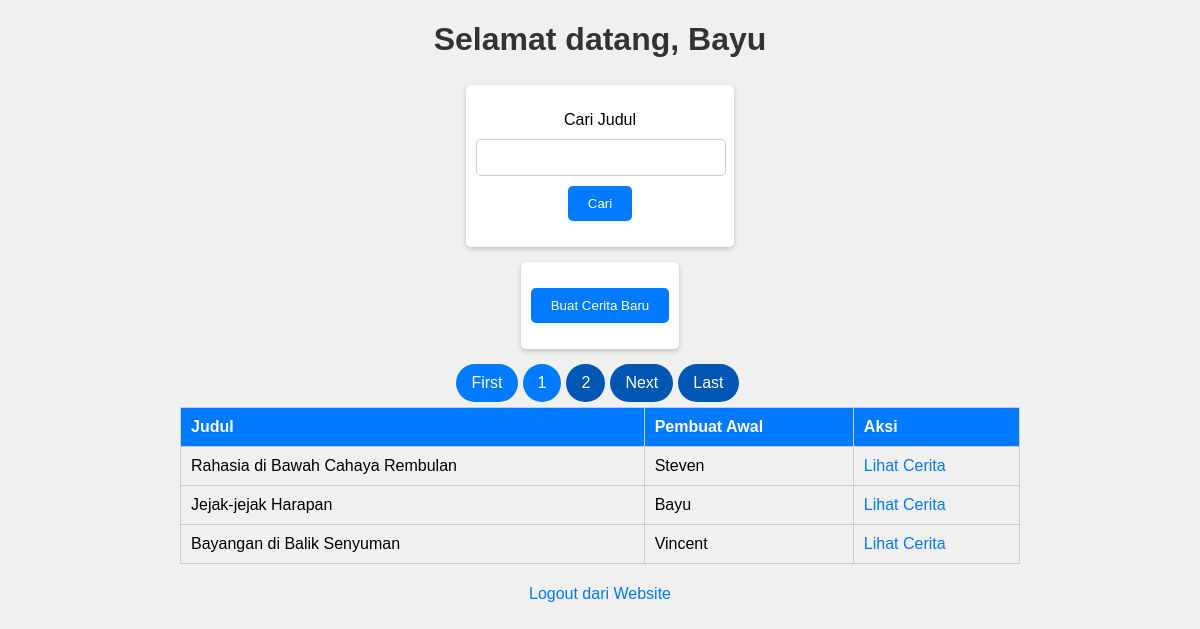
The page /homepage.php (signed in) on the database its author committed.
### tables this page shows
CREATE TABLE `cerita` (
  `idcerita` int(11) NOT NULL AUTO_INCREMENT,
  `judul` varchar(100) DEFAULT NULL,
  `iduser_pembuat_awal` varchar(40) NOT NULL,
  PRIMARY KEY (`idcerita`),
  KEY `fk_cerita_users_idx` (`iduser_pembuat_awal`),
  CONSTRAINT `fk_cerita_users` FOREIGN KEY (`iduser_pembuat_awal`) REFERENCES `users` (`iduser`) ON DELETE NO ACTION ON UPDATE NO ACTION
);

CREATE TABLE `users` (
  `iduser` varchar(40) NOT NULL,
  `nama` varchar(45) DEFAULT NULL,
  `password` varchar(100) DEFAULT NULL,
  `salt` varchar(10) DEFAULT NULL,
  PRIMARY KEY (`iduser`)
);

### class/koneksi.php (called while the page is built, shortened)
<?php
    class Koneksi {
        public function __construct() {
            $this->conn = new mysqli("localhost", "root", "", "project_uts_fsp");
        }
    }
?>

### class/cerita.php (called while the page is built, shortened)
<?php
    require_once("koneksi.php");
    class Cerita extends Koneksi {
        public function getCerita($search="%") {
            $sql = "SELECT * FROM cerita c INNER JOIN users u ON c.iduser_pembuat_awal=u.iduser WHERE judul LIKE ?";
            $stmt = $this->conn->prepare($sql);
            $stmt->bind_param("s", $search);
            $stmt->execute();
            $result = $stmt->get_result();
            return $result;
        }
        public function getCeritaLimit($search="%", $start=0, $perpage=10) {
            $sql = "SELECT * FROM cerita c INNER JOIN users u ON c.iduser_pembuat_awal=u.iduser WHERE judul LIKE ? LIMIT ?, ?";
            $stmt = $this->conn->prepare($sql);
            $stmt->bind_param("sii", $search, $start, $perpage);
            $stmt->execute();
            $result = $stmt->get_result();
            return $result;
        }
    }
?>

### homepage.php (the view, shortened to what this page needs)
<?php
    require_once("class/users.php");
    require_once("class/cerita.php");
    if (isset($_SESSION)) {
        $nama = $_SESSION["nama"];
    } else {
    }
    if(isset($_GET["judul"])){
        $judul = $_GET["judul"];
    }
    else{
        $judul = "";
    }
    if (isset($_GET["judul"])) {
        $search = "%".$_GET["judul"]."%";
    } else {
        $search = "%";
    }
?>
<!DOCTYPE html>
<html lang="en">
<head>
</head>
<body>
    <h1>Selamat datang, <?php echo $nama; ?></h1>
    <form action="homepage.php" method="GET">
        <p>
            <label>Cari Judul</label>
            <input type='text' name='judul' value='<?php echo $judul; ?>'>
            <input type='submit' name='btncari' value='Cari'>
        </p>
    </form>
    <form action="cerita_baru.php" method="GET">
        <p><input type="submit" value="Buat Cerita Baru" name="btnbaru"></p>
    </form>
    <?php
        echo "<table border='1'>";
        echo "<tr>";
        echo "<th>Judul</th><th>Pembuat Awal</th><th>Aksi</th>";
        echo "</tr>";
        $cerita = new Cerita();
        $result = $cerita->getCerita($search);
        $perpage = 3;
        $total_data = $result->num_rows;
        $jumlah_page = ceil($total_data / $perpage);
        if(isset($_GET["p"])){
            $p = $_GET["p"];
        }
        else{
            $p = 1;
        }
        echo "<ul>";
        echo "<li" . ($p == 1 ? " class='active'" : "") . "><a class='page' href='homepage.php?p=1&judul=$judul'>First</a></li>";
        for($i=1;$i<=$jumlah_page;$i++){
            echo "<li" . ($p == $i ? " class='active'" : "") . "><a class='page' href='homepage.php?p=$i&judul=$judul'>$i</a></li>";
        }
        if ($p != $jumlah_page){
            $x = $p+1;
            echo "<li><a class='page' href='homepage.php?p=$x&judul=$judul'>Next</a></li>";
        }
        echo "<li" . ($p == $jumlah_page ? " class='active'" : "") . "><a class='page' href='homepage.php?p=$jumlah_page&judul=$judul'>Last</a></li>";
        echo "</ul>";
        $start = ($p-1) * $perpage;
        $result = $cerita->getCeritaLimit($search, $start, $perpage);
        while ($row = $result->fetch_assoc()) {
            $id_cerita = $row["idcerita"];
            echo "<tr>";
            echo "<td>".$row["judul"]."</td>";
            echo "<td>".$row["nama"]."</td>";
            echo "<td><a href='lihat_cerita.php?idcerita=$id_cerita'>Lihat Cerita</a></td>";
            echo "</tr>";
        }
        echo "</table>";
    ?>
    <p><a href="logout.php">Logout dari Website</a></p>
</body>
</html>

### homepage.php (style rules this page uses)
body { font-family: Arial, sans-serif; background-color: #f0f0f0; text-align: center; margin: 0; padding: 0; display: flex; flex-direction: column; justify-content: center; align-items: center; gap: 5px; }
h1 { color: #333; }
form { background: #fff; max-width: 300px; margin: 0 auto 10px auto; padding: 10px; border-radius: 5px; box-shadow: 0 2px 5px rgba(0, 0, 0, 0.2); display: flex; flex-direction: column; justify-content: center; align-items: center; }
label { display: block; margin-bottom: 10px; }
input[type="text"] { width: 100%; padding: 10px 0; margin-bottom: 10px; border: 1px solid #ccc; border-radius: 5px; }
input[type="submit"] { background: #007BFF; color: #fff; border: none; padding: 10px 20px; border-radius: 5px; cursor: pointer; }
ul { list-style-type: none; margin: 0; padding: 0; }
li { display: inline-block; background: #0056b3; padding: 10px 15px; border-radius: 50px; margin-right: 5px; cursor: pointer; }
li.active { background: #007BFF; color: #fff; }
table { width: 70%; border-collapse: collapse; border: 1px solid #ccc; justify-content: center; }
th, td { padding: 10px; text-align: left; border-bottom: 1px solid #ccc; }
th { background-color: #007BFF; color: #fff; }
.page { text-decoration: none; color: #fff; }
a { text-decoration: none; color: #007BFF; }

### rows shown on the page
cerita: judul "Rahasia di Bawah Cahaya Rembulan", iduser_pembuat_awal.nama "Steven"
cerita: judul "Jejak-jejak Harapan", iduser_pembuat_awal.nama "Bayu"
cerita: judul "Bayangan di Balik Senyuman", iduser_pembuat_awal.nama "Vincent"

### other values the page prints
$nama "Bayu"
